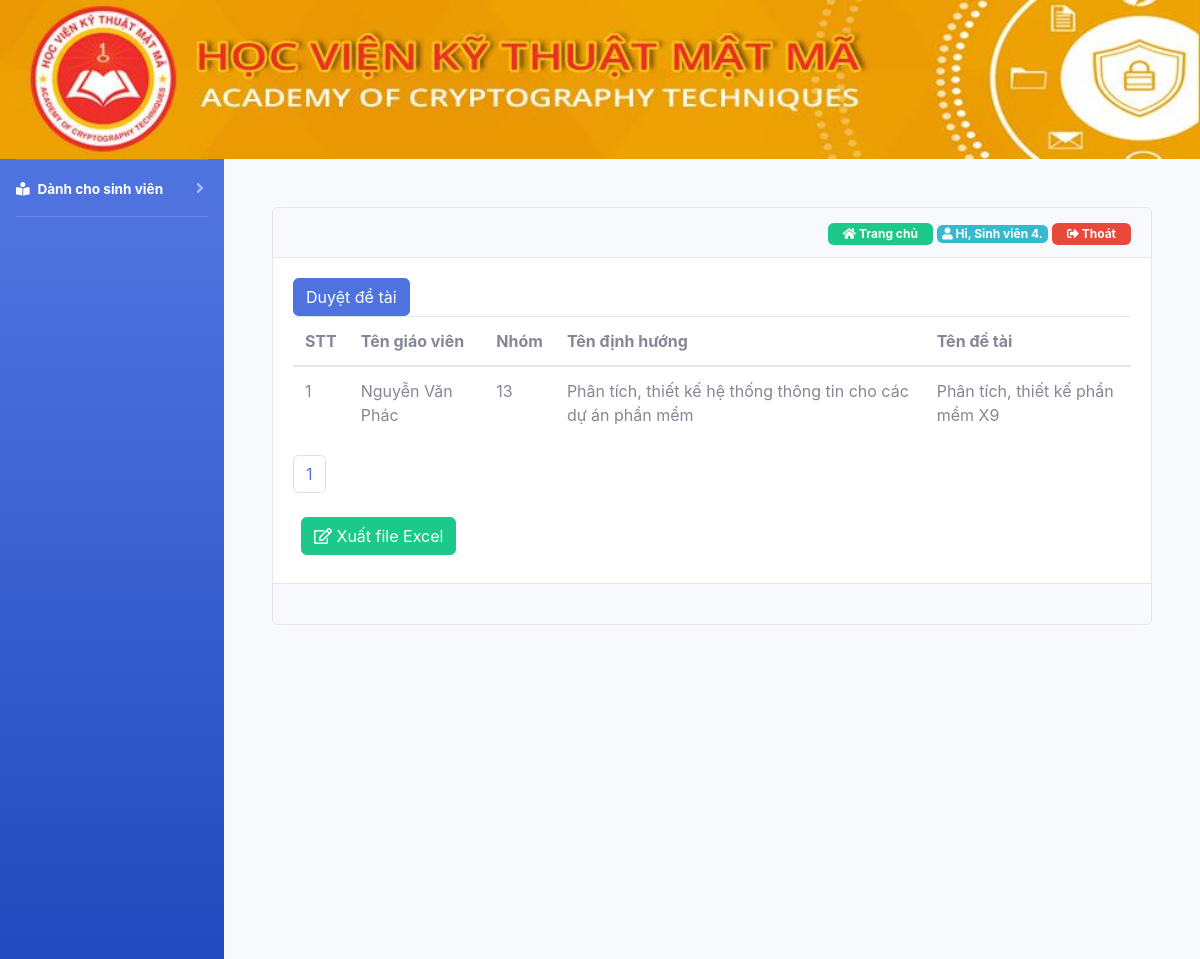
Page /danh-sach-de-tai.php (signed in) on the earlier database version.
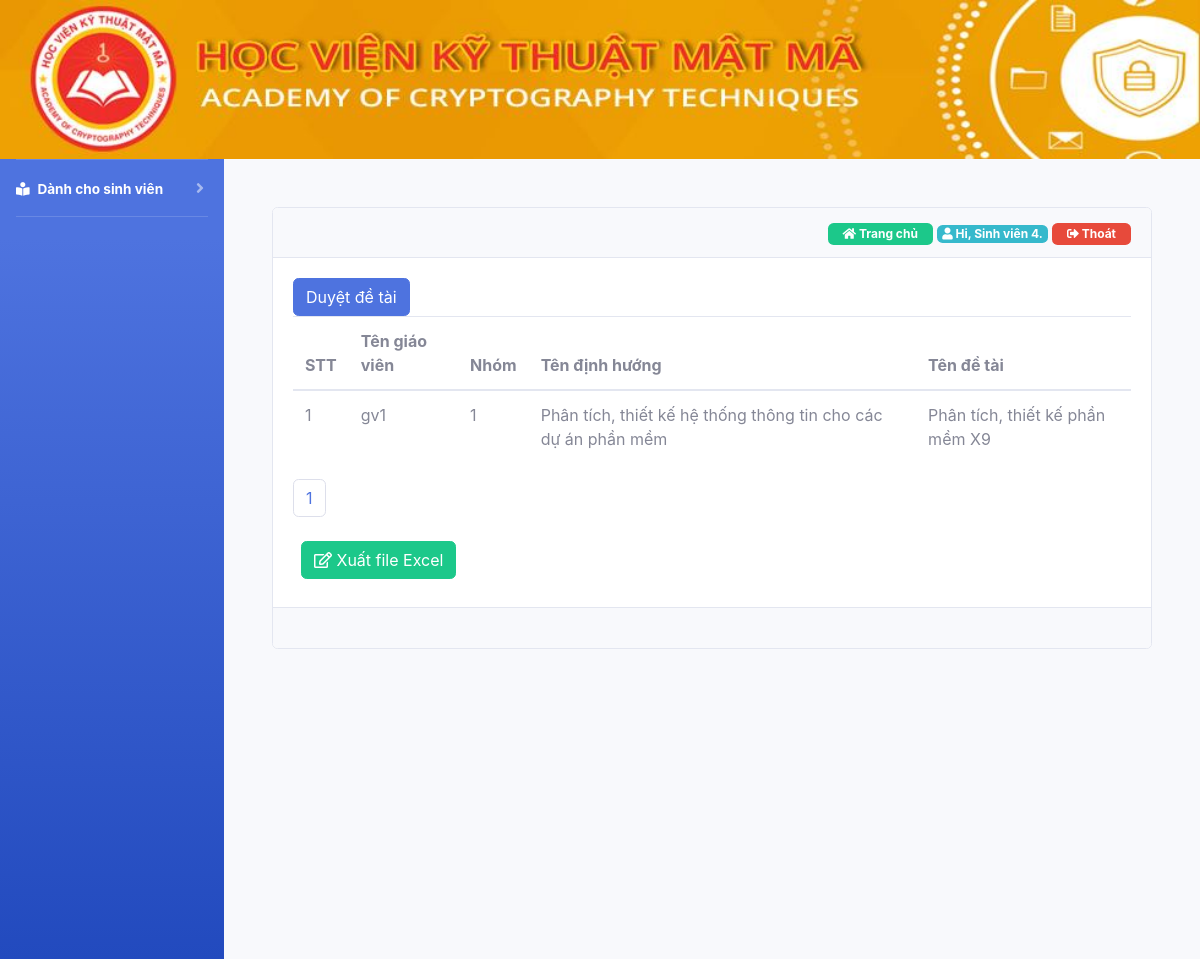
Same page on the later database version.
### tables this page shows
CREATE TABLE `dsdetai` (
  `id` int(11) NOT NULL,
  `tengv` text NOT NULL,
  `nhom` text NOT NULL,
  `detai` text NOT NULL,
  `dinhhuong` text NOT NULL
);

### danh-sach-de-tai.php (the view, shortened to what this page needs)
<!DOCTYPE html>
<html>
<head>
    <?php require_once('filecss.php') ?>
</head>
<body>
    <div class="container-fluid">
        <?php require_once('logo.php'); ?>
        <div class="main" >
            <div id="wrapper">
                <div id="sidebar">
                    <?php require_once('menu_left.php'); ?>
                </div>
                <div id="content-wrapper" class="d-flex flex-column p-5">
                    <div class="status">
                        <div class="card">
                            <div class="card-header text-right">
                                <?php require_once('home_page.php') ?>
                            </div>
                            <div class="card-body">
                                <form action="" method="post">
                                    <a class="btn btn-primary" href="duyet-de-tai.php">Duyệt đề tài</a>
                                    <table class="table table-hover table-inverse">
                                        <thead>
                                            <tr>
                                                <th>STT</th>
                                                <th>Tên giáo viên</th>
                                                <th>Nhóm</th>
                                                <th>Tên định hướng</th>
                                                <th>Tên đề tài</th>
                                            </tr>
                                        </thead>
                                        <tbody>
                                            <?php
                                             $sql_total = "select count(id) as total from dinhhuong";
                                             $data = mysqli_query($con, $sql_total);
                                             $rows = mysqli_fetch_assoc($data);
                                             $total_records = $rows['total'];
                                             $current_page = isset($_GET['page']) ? $_GET['page'] : 1;
                                             $limit = 5;
                                             $total_page = ceil($total_records / $limit);
                                             $start = ($current_page - 1) * $limit;
                                            if ($permission == 'teacher') {
                                                $check = mysqli_query($con,"select * from dsdetai where tengv = '$fullname' limit $start,$limit");
                                            }else{
                                                $check = mysqli_query($con,"select * from dsdetai limit $start,$limit");
                                            }
                                            while ($rowq = mysqli_fetch_row($check)) {
                                               ?>
                                               <tr>
                                                   <td><?php echo $rowq['0'] ?></td>
                                                   <td><?php echo $rowq['1'] ?></td>
                                                   <td><?php echo $rowq['2'] ?></td>
                                                   <td><?php echo $rowq['4'] ?></td>
                                                   <td><?php echo $rowq['3'] ?></td>
                                               </tr>
                                               <?php
                                           }
                                           ?>
                                       </tbody>
                                   </table>
                                   <nav aria-label="Page navigation example">
                                     <ul class="pagination">
                                        <?php
                                        for ($i = 1; $i <= $total_page; $i++) {
                                            if ($i == $current_page) {
                                                echo '<li class="page-item"><a class="page-link" href="#">'. $i .'</a></li>';
                                            } else {
                                                echo '<li class="page-item"><a class="page-link" href="danh-sach-de-tai.php?page=' . $i . '">'. $i .'</a></li>';
                                            }
                                        }
                                        ?>
                                    </ul>
                                    </nav>
                                   <button type="submit" class=" m-2 btn btn-success" name="export"><i class="far fa-edit"></i> Xuất file Excel</button>
                               </form>
                           </div>
                           <div class="card-footer">
                        </div>
                    </div>
                </div>
            </div>
        </div>
    </div>
</body>
</html>

### logo.php
<div class="top" ">
	<a href="index.php"><img src="static/img/banner.jpg"  style='height: 100%; width: 100%; object-fit: contain' alt="Học viện Kỹ thuật Mật mã"></a>
</div>

Differences in the rows shown:
changed dsdetai "Phân tích, thiết kế hệ thống thông tin cho các dự án phần mềm": tengv "Nguyễn Văn Phác" → "gv1"; nhom "13" → "1"
